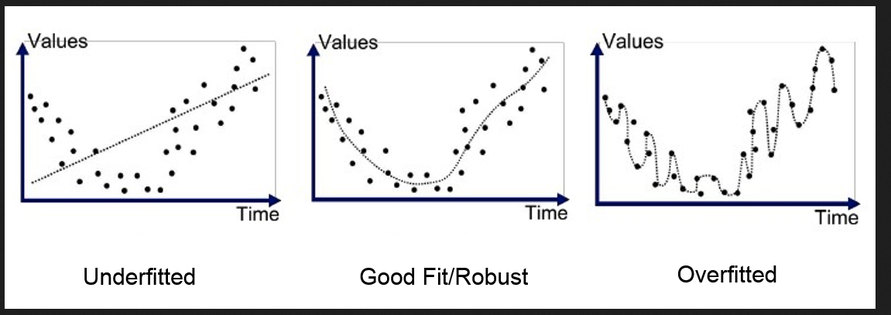
#> input picture img/over_underfitting1.png, 891 x 315 px, shrunk from 1151 x 407 before the run
$ jupyter execute --allow-errors Aula5.ipynb
#> lines starting #> are read from the running program, lines starting #| are printed output that depends on the picture
[cell 1]
import numpy as np
import pandas as pd
import matplotlib.pyplot as plt

# Overfitting, Underfitting

[cell 2]
# https://www.researchgate.net/publication/379846879_Utilizing_Machine_Learning_to_Predict_the_Malignancy_of_a_Breast_Tumor
im = plt.imread('./img/over_underfitting1.png')
#> im is the input picture: shape (315, 891, 4) float32; mean R, G, B, A 0.898, 0.898, 0.903, 1
plt.figure(figsize = (30,30))
plt.imshow(im)
plt.show()

[cell 3]
# https://medium.com/@rinu.gour123/deep-neural-networks-with-python-6b599a5b1af9
im = plt.imread('./img/over_underfitting2.png')
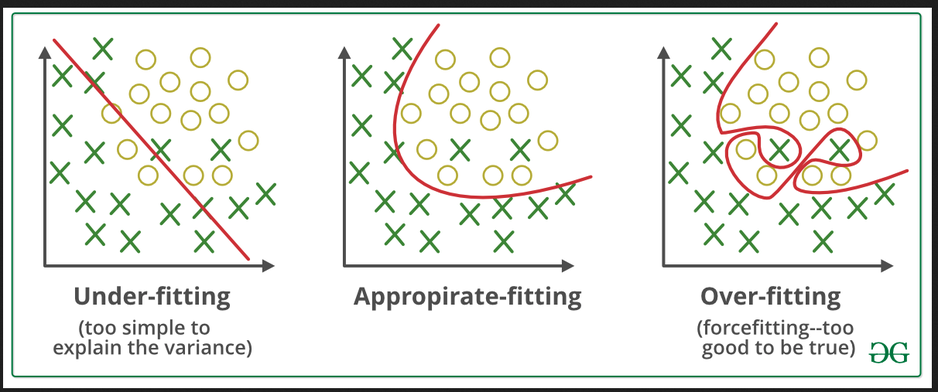
#> input picture img/over_underfitting2.png, 938 x 392 px, shrunk from 1212 x 507 before the run
#> im is the input picture: shape (392, 938, 4) float32; mean R, G, B, A 0.905, 0.908, 0.892, 1
plt.figure(figsize = (30,30))
plt.imshow(im)
plt.show()

[cell 4]
# Livro Introduction to Machine Learning with Python
im = plt.imread('./img/tradeoff_overfitting_underfitting.png')
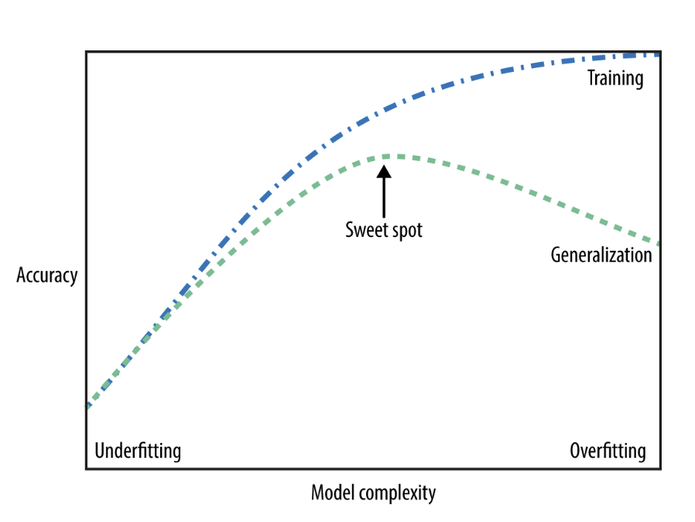
#> input picture img/tradeoff_overfitting_underfitting.png, 695 x 522 px, shrunk from 898 x 674 before the run
#> im is the input picture: shape (522, 695, 4) float32; mean R, G, B, A 0.972, 0.974, 0.975, 1
plt.figure(figsize = (20,20))
plt.imshow(im)
plt.show()

# Viés e Variância

[cell 5]
# http://scott.fortmann-roe.com/docs/BiasVariance.html
im = plt.imread('./img/vies_variancia.png')
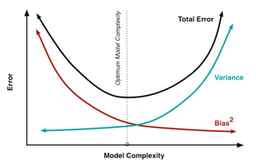
#> input picture img/vies_variancia.png, 256 x 166 px, shrunk from 331 x 215 before the run
#> im is the input picture: shape (166, 256, 4) float32; mean R, G, B, A 0.958, 0.959, 0.959, 1
plt.figure(figsize = (20,20))
plt.imshow(im)
plt.show()

# Validação Cruzada

[cell 6]
#
im = plt.imread('./img/treino_teste.png')
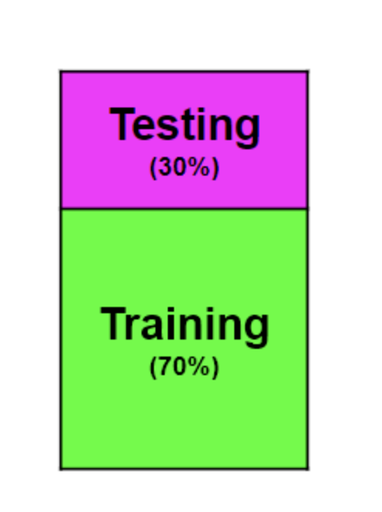
#> input picture img/treino_teste.png, 382 x 512 px, shrunk from 494 x 662 before the run
#> im is the input picture: shape (512, 382, 4) float32; mean R, G, B, A 0.772, 0.827, 0.73, 1
plt.figure(figsize = (10,10))
plt.imshow(im)
plt.show()

[cell 7]
#
im = plt.imread('./img/cv.png')
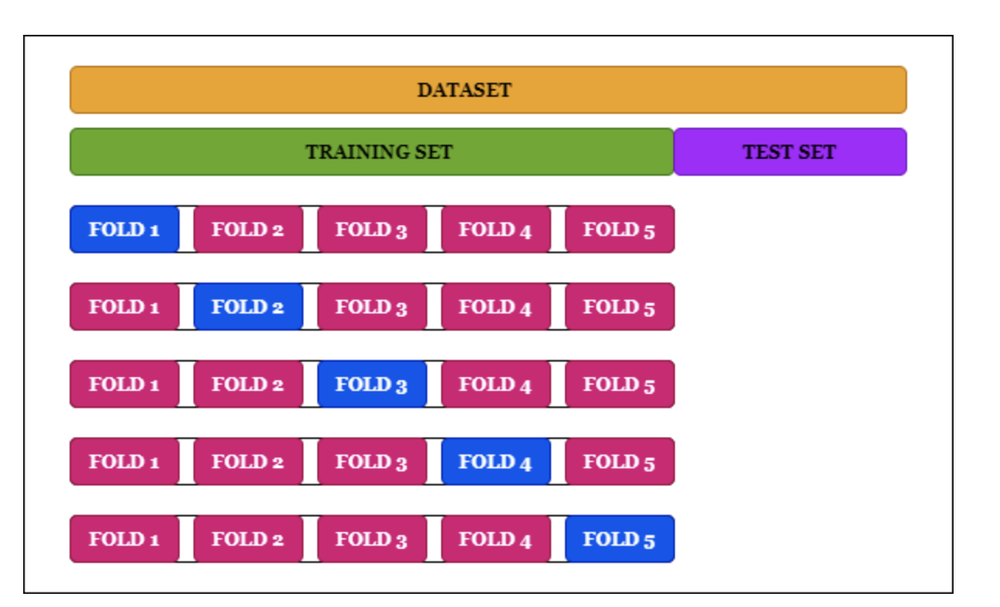
#> input picture img/cv.png, 1000 x 607 px, shrunk from 1292 x 784 before the run
#> im is the input picture: shape (607, 1000, 4) float32; mean R, G, B, A 0.872, 0.774, 0.804, 1
plt.figure(figsize = (20,20))
plt.imshow(im)
plt.show()
